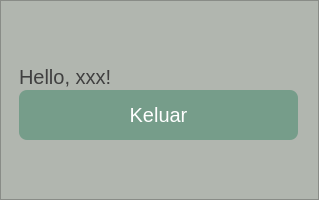
<?xml version="1.0" encoding="UTF-8"?>
<ui version="4.0">
 <class>Form</class>
 <widget class="QWidget" name="Form">
  <property name="geometry">
   <rect>
    <x>0</x>
    <y>0</y>
    <width>319</width>
    <height>200</height>
   </rect>
  </property>
  <property name="minimumSize">
   <size>
    <width>0</width>
    <height>200</height>
   </size>
  </property>
  <property name="maximumSize">
   <size>
    <width>16777215</width>
    <height>300</height>
   </size>
  </property>
  <property name="windowTitle">
   <string>Form</string>
  </property>
  <layout class="QGridLayout" name="gridLayout">
   <property name="leftMargin">
    <number>0</number>
   </property>
   <property name="topMargin">
    <number>0</number>
   </property>
   <property name="rightMargin">
    <number>0</number>
   </property>
   <property name="bottomMargin">
    <number>0</number>
   </property>
   <item row="0" column="0">
    <widget class="QFrame" name="frame_2">
     <property name="styleSheet">
      <string notr="true">background: #B1B6AF;</string>
     </property>
     <property name="frameShape">
      <enum>QFrame::StyledPanel</enum>
     </property>
     <property name="frameShadow">
      <enum>QFrame::Raised</enum>
     </property>
     <layout class="QVBoxLayout" name="verticalLayout_3">
      <item>
       <widget class="QWidget" name="widget" native="true">
        <property name="minimumSize">
         <size>
          <width>0</width>
          <height>75</height>
         </size>
        </property>
        <property name="maximumSize">
         <size>
          <width>16777215</width>
          <height>90</height>
         </size>
        </property>
        <property name="styleSheet">
         <string notr="true">background: #B1B6AF;
border-radius: 8px;</string>
        </property>
        <layout class="QVBoxLayout" name="verticalLayout_2">
         <property name="spacing">
          <number>0</number>
         </property>
         <property name="rightMargin">
          <number>11</number>
         </property>
         <property name="bottomMargin">
          <number>0</number>
         </property>
         <item>
          <widget class="QLabel" name="label">
           <property name="minimumSize">
            <size>
             <width>0</width>
             <height>20</height>
            </size>
           </property>
           <property name="maximumSize">
            <size>
             <width>16777215</width>
             <height>20</height>
            </size>
           </property>
           <property name="styleSheet">
            <string notr="true">font-family: 'Sansita';
font-style: normal;
font-weight: 400;
font-size: 20px;
line-height: 24px;
color: rgb(64,64,64);



</string>
           </property>
           <property name="text">
            <string>Hello, xxx!</string>
           </property>
          </widget>
         </item>
         <item>
          <widget class="QPushButton" name="pushButton">
           <property name="minimumSize">
            <size>
             <width>0</width>
             <height>50</height>
            </size>
           </property>
           <property name="maximumSize">
            <size>
             <width>16777215</width>
             <height>16777215</height>
            </size>
           </property>
           <property name="styleSheet">
            <string notr="true">/* Frame 4 */
QPushButton {
position: absolute;
width: 351px;
height: 45px;
left: 1014px;
top: 976px;

background: #769D8A;
border-radius: 8px;


/* Konfirmasi Pengajuan Penyewaan */

position: absolute;
width: 273px;
height: 24px;
left: 39px;
top: 11px;

font-family: 'Sansita';
font-style: normal;
font-weight: 400;
font-size: 20px;
line-height: 24px;
/* identical to box height */

color: #FFFFFF;
}

QPushButton:hover {
	color : black;
}
</string>
           </property>
           <property name="text">
            <string>Keluar</string>
           </property>
          </widget>
         </item>
        </layout>
       </widget>
      </item>
     </layout>
    </widget>
   </item>
  </layout>
 </widget>
 <resources/>
 <connections/>
</ui>
